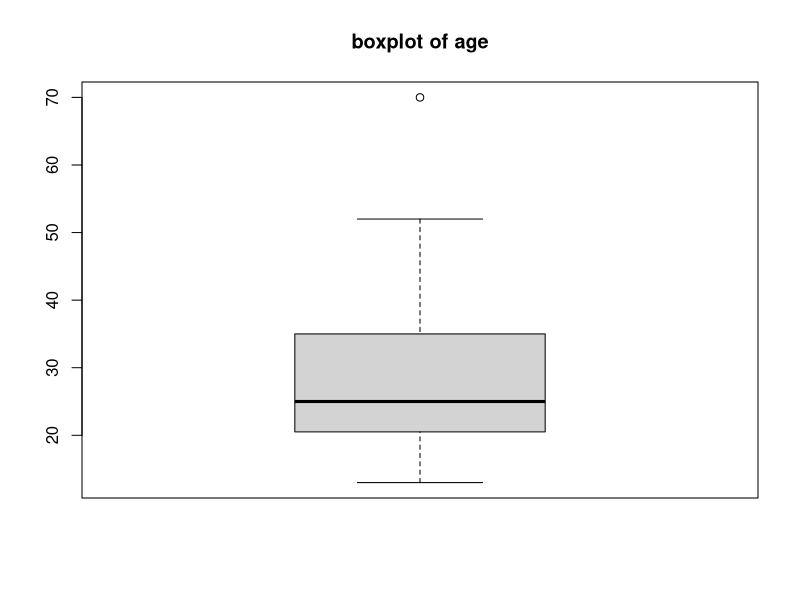
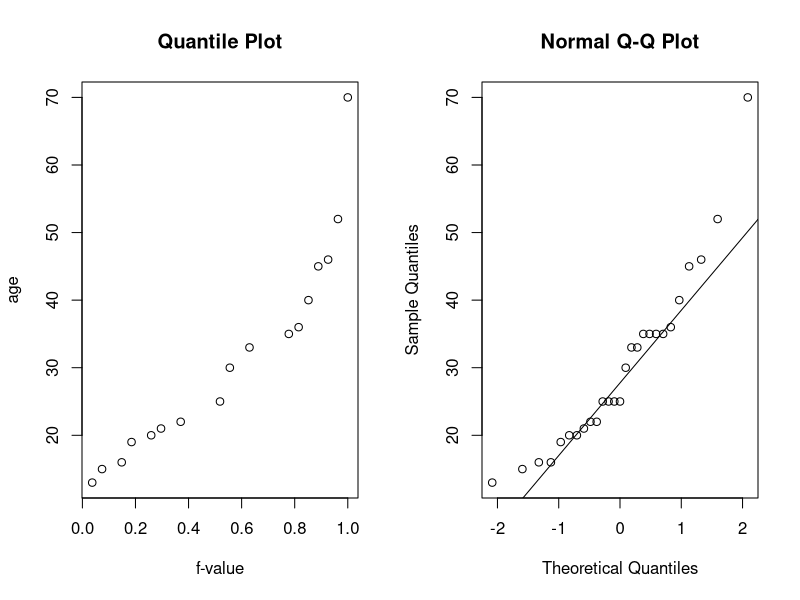
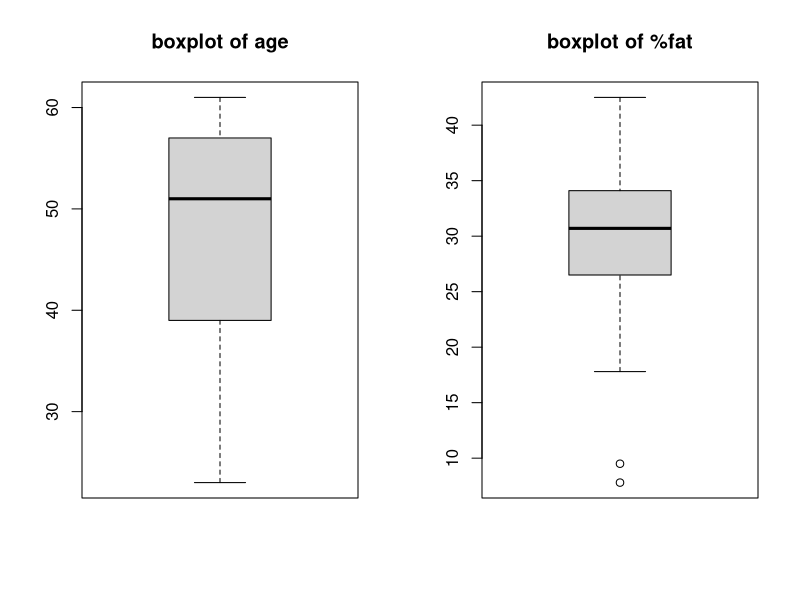
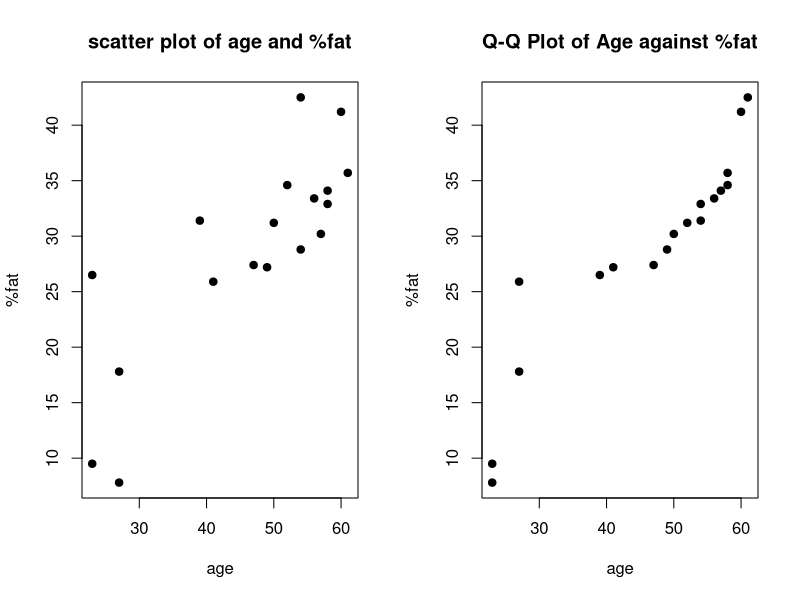

These figures' R source, in order:
## ---- chunk 1
knitr::opts_chunk$set(echo = TRUE)
## ---- chunk 2
age = c(13, 15, 16, 16, 19, 20, 20, 21, 22, 
        22, 25, 25, 25, 25, 30, 33, 33, 35, 
        35, 35, 35, 36, 40, 45, 46, 52, 70)
# mean of the data
mean(age)
# median of the data
median(age)
## ---- chunk 3
# print the frequency table of the data
table(age)
## ---- chunk 4
# midrange of the data
(13+70)/2
## ---- chunk 5
summary(age)
## ---- chunk 6
# Five number summary
summary(age)[-4]
## ---- chunk 7
boxplot(age,main="boxplot of age")
## ---- chunk 8
par(mfrow=c(1,2))
freq = as.numeric(table(age))
prop = cumsum(freq)/sum(freq)
plot(prop,unique(age),xlab="f-value",ylab="age",main="Quantile Plot")
qqnorm(age)
qqline(age)
## ---- chunk 9
age = c(23, 23, 27, 27, 39, 41, 47, 49, 50,
        52, 54, 54, 56, 57, 58, 58, 60, 61)
fat = c(9.5, 26.5, 7.8, 17.8, 31.4, 25.9, 27.4, 27.2, 31.2,
        34.6, 42.5, 28.8, 33.4, 30.2, 34.1, 32.9, 41.2, 35.7)
# mean, median, and standard deviation of age
mean(age)
median(age)
sd(age) * sqrt(17/18)
# mean, median, and standard deviation of %fat
mean(fat)
median(fat)
sd(fat) * sqrt(17/18)
## ---- chunk 10
par(mfrow=c(1,2))
boxplot(age,main="boxplot of age")
boxplot(fat,main="boxplot of %fat")
## ---- chunk 11
par(mfrow=c(1,2))
plot(age,fat,main="scatter plot of age and %fat",ylab="%fat",pch=19)
qqplot(age, fat, main = "Q-Q Plot of Age against %fat",ylab="%fat", pch = 19)
## ---- chunk 12
a = c(22, 1, 42, 10)
b = c(20, 0, 36, 8)
norm(a-b,type="2")
## ---- chunk 13
sum(abs(a-b))
## ---- chunk 14
sum((a-b)^3)^{1/3}
## ---- chunk 15
Norm = function(x,type="2"){
  x = as.matrix(x)
  x = x - c(1.4,1.6)
  return(norm(x,type=type))
}
cossim = function(x0){
  x0 = as.numeric(x0)
  x = c(1.4,1.6)
  return(x%*%x0/(norm(x,"2")*norm(x0,"2")))
}
a1 = c(1.5,2,1.6,1.2,1.5)
a2 = c(1.7,1.9,1.8,1.5,1.0)
X = data.frame(a1,a2,row.names=c("x1","x2","x3","x4","x5"))
## ---- chunk 16
apply(X,1,Norm,type="2")
# Rank from smallest to largest
rank(apply(X,1,Norm,type="2"))
## ---- chunk 17
apply(X,1,Norm,type="1")
# Rank from smallest to largest
rank(apply(X,1,Norm,type="1"))
## ---- chunk 18
apply(X,1,Norm,type="M")
# Rank from smallest to largest
rank(apply(X,1,Norm,type="M"),ties.method= "min")
## ---- chunk 19
apply(X,1,cossim)
# Rank from smallest to largest
rank(apply(X,1,cossim))
## ---- chunk 20
Enorm = function(x,x0){
  x = x - x0
  return(norm(x,"2"))
}
X = t(apply(X, 1, function(x) {x / norm(x,"2")}))
x0 = c(1.4,1.6)
x0 = x0/norm(x0,"2")

apply(X,1,Enorm,x0=x0)
# Rank from smallest to largest
rank(apply(X,1,Enorm,x0=x0))
